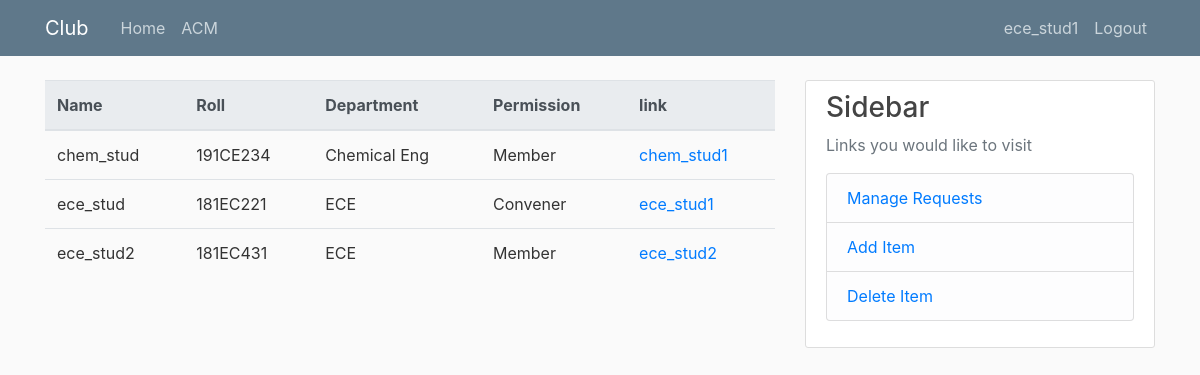
/club/Club-Detils (signed in), run on the app's committed database.
### User/models.py (models this page shows, shortened)
class User(AbstractBaseUser):
    YEAR = (
        (1, 'First Year'),
        (2, 'Second Year'),
        (3, 'Third Year'),
        (4, 'Fourth Year')
    )
    userName         = models.CharField(verbose_name = "Username", max_length = 27, unique = True)
    email            = models.CharField(verbose_name = 'Email Address', max_length = 27, unique = True)
    name             = models.CharField(verbose_name = 'First Name',max_length = 27)
    year             = models.IntegerField(verbose_name = 'Year', choices = YEAR, default = 2)
    roll             = models.CharField(verbose_name = 'Roll Number', max_length = 10)
    department       = models.CharField(verbose_name = 'Department', max_length = 20)
    mobileNumber     = models.CharField(verbose_name = 'Mobile Number',max_length = 27 ,unique = True)
    club             = models.ForeignKey(Club, default = None, on_delete = models.SET_NULL ,related_name = 'Club_Member', null = True, blank = True)
    is_convener      = models.BooleanField(default = False)
    is_active        = models.BooleanField(default = True)
    is_admin         = models.BooleanField(default = False)
    objects = CustUserManager()
    USERNAME_FIELD  = 'userName'
    REQUIRED_FIELDS = ['email', 'name', 'roll', 'year', 'department', 'mobileNumber', ]

### Club/models.py (models this page shows)
class Club(models.Model):
    name        = models.CharField(verbose_name = 'Club Name', max_length = 24)
    convener    = models.ForeignKey("User.User", default = None, on_delete = models.SET_NULL, related_name = 'Convener', null = True, blank = True)
    dateCreated = models.DateField(default = timezone.now)
    def __str__(self):
        return self.name

### Club/views.py (the view)
# urls.py: path("Club-Detils", ClubMembers, name = 'Club Details'),
def ClubMembers(request):
    user = request.user
    if not user.is_convener:
        messages.error(request, 'You do not have permission to view this page')
        return redirect('/')
    members = User.objects.filter(club = user.club)
    context = {'title' : f'{user.club} Details', 'members' : members}
    return render(request, 'Club/ClubDetails.html', context)

### Club/templates/Club/ClubDetails.html
{% extends "User/Base.html" %}
{% block content %}
<table class="table">
  <thead class="thead-light">
    <tr>
      <th scope="col">Name</th>
      <th scope="col">Roll</th>
      <th scope="col">Department</th>
      <th scope="col">Permission</th>
      <th scope="col">link</th>
    </tr>
  </thead>
  <tbody>
    {% for member in members %}
    <tr>
      <td>{{ member.name }}</td>
      <td>{{ member.roll }}</td>
      <td>{{ member.department }}</td>
      {% if member.is_convener %}
        <td>Convener</td>
      {% else %}
        <td>Member</td>
      {% endif %}
      <td><a href = "{% url 'Member Requests' username=member.userName %}">{{ member.userName }}</a></td>
    </tr>
    {% endfor %}
  </tbody>
</table>
{% endblock content %}

### User/templates/User/Base.html (shortened to what this page needs)
{% load static %}
<!DOCTYPE html>
<html>
<head>
    <link rel="stylesheet" href="https://maxcdn.bootstrapcdn.com/bootstrap/4.0.0/css/bootstrap.min.css">
    <link rel="stylesheet" type="text/css" href="{% static 'User/main.css' %}">
</head>
<body>
    <header class="site-header">
      <nav class="navbar navbar-expand-md navbar-dark bg-steel fixed-top">
        <div class="container">
          <a class="navbar-brand mr-4" href="{% url 'home' %}">Club</a>
          <div class="collapse navbar-collapse" id="navbarToggle">
            <div class="navbar-nav mr-auto">
              <a class="nav-item nav-link" href="{% url 'home' %}">Home</a>
              {% if user.is_authenticated %}
                {% if user.is_convener %}
                  <a class="nav-item nav-link" href="{% url 'Club Details' %}">{{ user.club }}</a>
                {% else %}
                  <a class="nav-item nav-link" href="{% url 'Your Inventory' %}">Your Inventory</a>
                {% endif %}
              {% endif %}
            </div>
            <div class="navbar-nav">
            {% if user.is_authenticated %}
                <a class="nav-item nav-link" href="{% url 'Your Profile' %}">{{ user.userName }}</a>
                <a class="nav-item nav-link" href="{% url 'logout' %}">Logout</a>
            {% else %}
                <a class="nav-item nav-link" href="{% url 'login' %}">Login</a>
                <a class="nav-item nav-link" href="{% url 'register' %}">Register</a>
            {% endif %}
            </div>
          </div>
        </div>
      </nav>
    </header>
    <main role="main" class="container">
      <div class="row">
        <div class="col-md-8">
          {% block content %}{% endblock %}
        </div>
        <div class="col-md-4">
          <div class="content-section">
            <h3>Sidebar</h3>
            <p class='text-muted'>Links you would like to visit
              <ul class="list-group">
              {% if user.is_convener %}
                <li class="list-group-item list-group-item-light"><a href = "{% url 'Manage Request' %}">Manage Requests</a></li>
                <li class="list-group-item list-group-item-light"><a href = "{% url 'Add Item' %}">Add Item</a></li>
                <li class="list-group-item list-group-item-light"><a href = "{% url 'Delete Inventory' %}">Delete Item</a></li>
              {% endif %}
              </ul>
            </p>
          </div>
        </div>
      </div>
    </main>
</body>
</html>

### User/static/User/main.css (style rules this page uses)
body { background: #fafafa; color: #333333; margin-top: 5rem; margin-bottom: 120px; }
h1, h2, h3, h4, h5, h6 { color: #444444; }
ul { margin: 0; }
.bg-steel { background-color: #5f788a; }
.site-header .navbar-nav .nav-link { color: #cbd5db; }
.content-section { background: #ffffff; padding: 10px 20px; border: 1px solid #dddddd; border-radius: 3px; margin-bottom: 20px; }

### data on the page
User: club "ACM", userName "ece_stud1", name "ece_stud", roll "181EC221", department "ECE", is_convener "Convener"
User: name "chem_stud", roll "191CE234", department "Chemical Eng", is_convener "Member", userName "chem_stud1"
User: name "ece_stud2", roll "181EC431", department "ECE", is_convener "Member", userName "ece_stud2"
